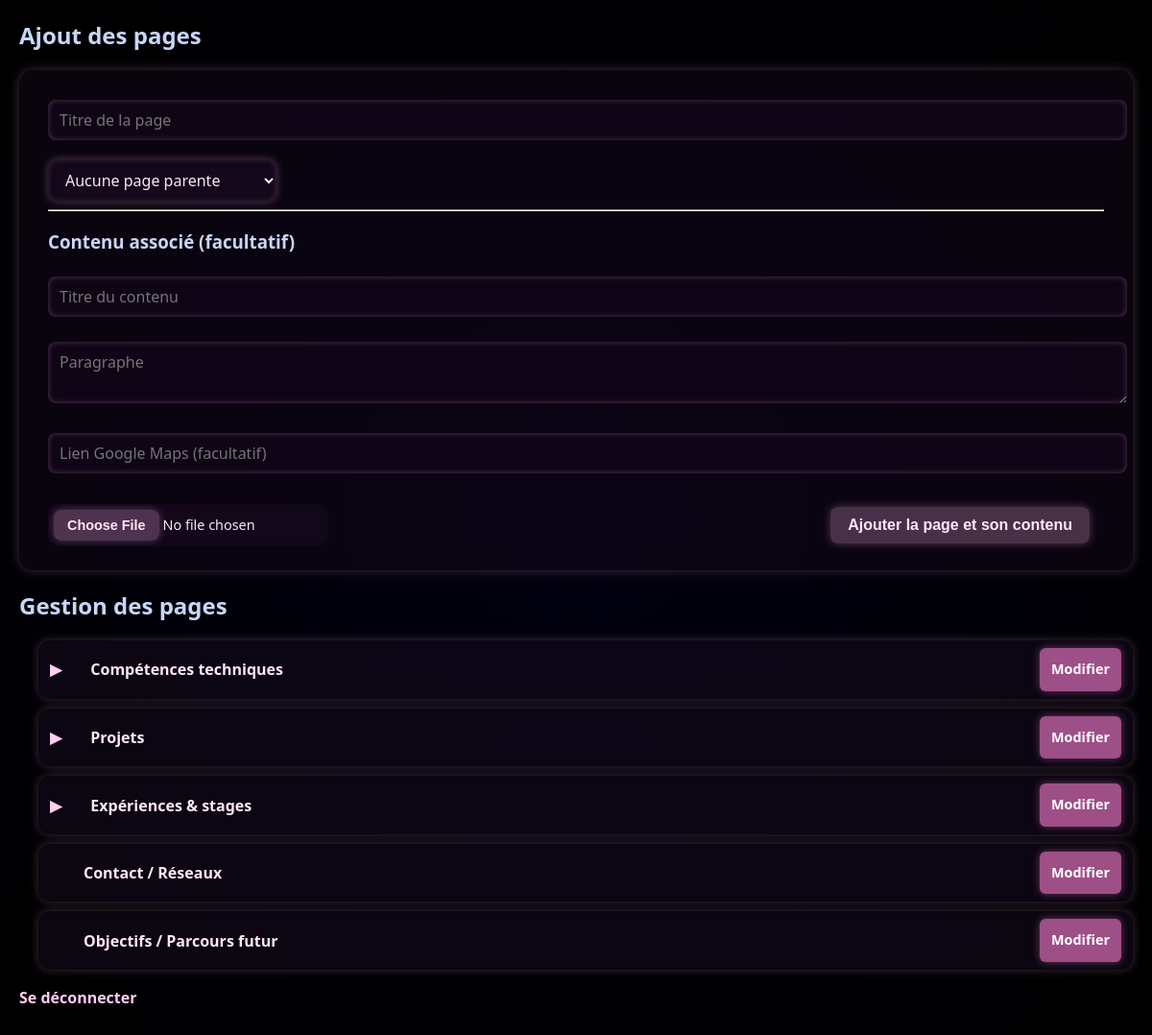
Page /backoffice.php (signed in) on the committed database.
### tables this page shows
CREATE TABLE pages (
    id INTEGER PRIMARY KEY AUTOINCREMENT,
    titre VARCHAR(255) NOT NULL,
    id_parent INTEGER, order_page_parent INTEGER, order_page_enfant INTEGER,
    FOREIGN KEY (id_parent) REFERENCES pages(id)
);

### model/BDD.php (called while the page is built, shortened)
<?php
class BDD
{
    private static ?PDO $instance = null;
    private static string $cheminDeLaBDD = '../data/db-cosmodrome.db';
    private static function getConnection(): PDO
    {
        if (self::$instance === null) {
            try {
                self::$instance = new PDO('sqlite:' . self::$cheminDeLaBDD);
                self::$instance->setAttribute(PDO::ATTR_ERRMODE, PDO::ERRMODE_EXCEPTION);
                self::$instance->setAttribute(PDO::ATTR_DEFAULT_FETCH_MODE, PDO::FETCH_ASSOC);
            } catch (PDOException $e) {
                throw new Exception("Erreur de connexion à la BDD : " . $e->getMessage());
            }
        }
        return self::$instance;
    }
    public static function getPagesHierarchy(): array
    {
        $db = self::getConnection();
        $pages = [];
        $sql = "SELECT * FROM pages ORDER BY order_page_parent ASC, order_page_enfant ASC";
        foreach ($db->query($sql) as $res) {
            $page = new \Page();
            $page->setId($res['id']);
            $page->setTitre($res['titre']);
            $page->setIdParent($res['id_parent']);
            $page->setOrderPageParent($res['order_page_parent'] ?? 0);
            $page->setOrderPageEnfant($res['order_page_enfant'] ?? 0);
            $pages[] = $page;
        }
        return $pages;
    }
    public static function buildHierarchy(array $pages, $parentId = null): array
    {
        $hierarchy = [];
        foreach ($pages as $page) {
            if ($page->getIdParent() == $parentId) {
                $children = self::buildHierarchy($pages, $page->getId());
                usort($children, fn($a, $b) => $a->getOrderPageEnfant() <=> $b->getOrderPageEnfant());
                if (!empty($children)) {
                    $page->setChildren($children);
                }
                $hierarchy[] = $page;
            }
        }
        return $hierarchy;
    }
    public static function getParentPages(): array
    {
        $db = self::getConnection();
        $sql = "SELECT * FROM pages WHERE id_parent IS NULL OR id_parent = 0 ORDER BY order_page_parent ASC";
        $stmt = $db->query($sql);
        $parents = [];
        foreach ($stmt as $res) {
            $page = new \Page();
            $page->setId($res['id']);
            $page->setTitre($res['titre']);
            $page->setIdParent($res['id_parent']);
            $page->setOrderPageParent($res['order_page_parent'] ?? 0);
            $page->setOrderPageEnfant($res['order_page_enfant'] ?? 0);
            $parents[] = $page;
        }
        return $parents;
    }
} ?>

### model/Classes.php (called while the page is built, shortened)
<?php
class Page
{
    private $id;
    private $titre;
    private $idParent;
    private $children = array();
    private $orderPageEnfant;
    public function getId()
    {
        return $this->id;
    }
    public function setId($id)
    {
        $this->id = $id;
    }
    public function getTitre()
    {
        return $this->titre;
    }
    public function setTitre($titre)
    {
        $this->titre = $titre;
    }
    public function getIdParent()
    {
        return $this->idParent;
    }
    public function setIdParent($idParent)
    {
        $this->idParent = $idParent;
    }
    public function setChildren(array $children)
    {
        $this->children = $children;
    }
    public function getChildren()
    {
        return $this->children;
    }
    public function getOrderPageEnfant()
    {
        return $this->orderPageEnfant;
    }
    public function setOrderPageEnfant($order)
    {
        $this->orderPageEnfant = $order;
    }
}
?>

### www/backoffice.php (the view, shortened to what this page needs)
<?php ini_set('session.gc_maxlifetime', 300);
require_once '../model/BDD.php';
require_once '../model/Classes.php';
$parentPages = BDD::getParentPages();
$pages = BDD::getPagesHierarchy();
$hierarchy = BDD::buildHierarchy($pages);
function afficherPagesAvecBoutons(array $pages): string
{
    $html = '';
    foreach ($pages as $page) {
        $hasChildren = !empty($page->getChildren());
        $html .= '<div class="menu-item">';
        if ($hasChildren) {
            $html .= '<span class="toggle-button">▶</span>';
        } else {
            $html .= '<span style="display:inline-block; width: 15px;"></span>';
        }
        $html .= '<span class="page-title">' . htmlspecialchars($page->getTitre()) . '</span>';
        $html .= ' <a href="modifier.php?id=' . $page->getId() . '" class="btn-modifier">Modifier</a>';
        if ($page->getIdParent() !== null) {
            $html .= ' <a href="supprimer.php?id=' . $page->getId() . '" class="btn-supprimer" onclick="return confirm(\'Êtes-vous sûr de vouloir supprimer cette page ?\');">Supprimer</a>';
        }
        if ($hasChildren) {
            $html .= '<div class="children">';
            $html .= afficherPagesAvecBoutons($page->getChildren());
            $html .= '</div>';
        }
        $html .= '</div>';
    }
    return $html;
}
?>
<!DOCTYPE html>
<html lang="fr">
<head>
    <link rel="stylesheet" href="css/admin.css">
</head>
<body> <video id="background-video" autoplay loop muted>
        <source src="video/arbre.mp4" type="video/mp4">
    </video>
    <h2>Ajout des pages</h2>
    <form action="ajouter_page.php" method="post" enctype="multipart/form-data"> <input type="text" name="titre"
            placeholder="Titre de la page" required> <select name="parent_id">
            <option value="">Aucune page parente</option> <?php foreach ($parentPages as $page): ?>
                <option value="<?= $page->getId() ?>"><?= htmlspecialchars($page->getTitre()) ?></option>
            <?php endforeach; ?>
        </select>
        <hr>
        <h3>Contenu associé (facultatif)</h3> <input type="text" name="contenu_titre" placeholder="Titre du contenu">
        <textarea name="contenu_paragraphe" placeholder="Paragraphe"></textarea> <input type="text" name="map_url"
            placeholder="Lien Google Maps (facultatif)">
        <div class="form-buttons"> <input type="file" name="image" accept="image/*"> <input type="submit"
                value="Ajouter la page et son contenu"> </div>
    </form>
    <div class="left-panel">
        <h2>Gestion des pages</h2> <?= afficherPagesAvecBoutons($hierarchy) ?>
    </div>
    <div class="right-panel"> </div> <a href="logout.php">Se déconnecter</a>
</body>
</html>

### www/css/admin.css (style rules this page uses)
body { background: radial-gradient(ellipse at center, #000010 0%, #000000 100%); color: #c8d6f7; font-family: 'Segoe UI', Tahoma, Geneva, Verdana, sans-serif; margin: 20px; }
body::before { content: ""; position: fixed; top: 0; left: 0; right: 0; bottom: 0; opacity: 0.2; pointer-events: none; z-index: -1; }
#background-video { position: fixed; top: 50%; left: 50%; width: 110%; height: 110%; object-fit: cover; transform: translate(-50%, -50%); z-index: -2; filter: blur(3px); }
.menu-item { margin-left: 20px; margin-bottom: 10px; padding: 8px 12px; background: rgba(25, 15, 35, 0.45); backdrop-filter: blur(10px); border-radius: 12px; box-shadow: 0 0 10px rgba(255, 179, 236, 0.25); display: flex; align-items: center; justify-content: space-between; gap: 20px; }
.toggle-button { cursor: pointer; margin-right: 10px; color: #ffccf2; font-weight: bold; user-select: none; transition: transform 0.3s ease; }
.page-title { flex-grow: 1; font-weight: bold; color: #ffe6f7; user-select: text; cursor: default; }
.btn-modifier, .btn-supprimer { text-decoration: none; padding: 5px 12px; border-radius: 6px; font-size: 0.9em; margin-left: 10px; user-select: none; transition: all 0.3s ease; color: #fff; }
.btn-modifier { background-color: rgba(255, 128, 213, 0.6); box-shadow: 0 0 8px rgba(255, 128, 213, 0.4); }
form { background: rgba(25, 10, 30, 0.4); backdrop-filter: blur(12px); padding: 25px 30px; border-radius: 15px; max-width: 100%; box-shadow: 0 0 12px rgba(255, 179, 236, 0.25); }
input[type="text"], textarea { width: 100%; padding: 10px 12px; margin-top: 6px; margin-bottom: 20px; border-radius: 8px; border: none; background: rgba(15, 5, 25, 0.5); backdrop-filter: blur(4px); color: #ffe6f7; font-size: 1em; box-shadow: inset 0 0 6px rgba(255, 179, 236, 0.3); resize: vertical; font-family: 'Segoe UI', Tahoma, Geneva, Verdana, sans-serif; }
button[type="submit"], input[type="submit"] { background: rgba(255, 128, 213, 0.6); color: white; border: none; padding: 12px 28px; border-radius: 10px; font-weight: bold; cursor: pointer; box-shadow: 0 0 10px rgba(255, 128, 213, 0.4); transition: all 0.3s ease; margin-right: 15px; font-size: 1em; }
a { color: #ffccf2; text-decoration: none; font-weight: bold; line-height: 2.4em; }
select[name="parent_id"] { min-width: 220px; max-width: 350px; padding: 10px 14px; border: none; border-radius: 10px; background: rgba(25, 10, 35, 0.5); backdrop-filter: blur(6px); color: #ffe6f7; font-size: 1em; font-family: 'Segoe UI', Tahoma, Geneva, Verdana, sans-serif; box-shadow: 0 0 8px rgba(255, 179, 236, 0.3), inset 0 0 6px rgba(255, 179, 236, 0.2); cursor: pointer; transition: all 0.3s ease; display: inline-block; }
select[name="parent_id"] option { background: #1a0f2a; color: #ffe6f7; padding: 10px; }
select[name="parent_id"] option[value=""] { color: #bbb; font-style: italic; }
input[type="file"] { color: #ffe6f7; font-size: 0.9em; font-family: 'Segoe UI', Tahoma, Geneva, Verdana, sans-serif; cursor: pointer; background: rgba(25, 10, 35, 0.4); border-radius: 10px; padding: 6px; border: none; backdrop-filter: blur(6px); max-width: 300px; }
input[type="submit"] { background: rgba(255, 179, 236, 0.25); border: none; border-radius: 8px; padding: 10px 18px; color: #ffe6f7; font-weight: bold; font-size: 1em; cursor: pointer; box-shadow: 0 0 10px rgba(255, 179, 236, 0.3); transition: all 0.3s ease; margin-left: auto; }
.form-buttons { display: flex; align-items: center; gap: 15px; margin-top: 12px; }

### rows in the picture
pages: titre "Compétences techniques"
pages: titre "Projets"
pages: titre "Expériences & stages"
pages: titre "Contact / Réseaux"
pages: titre "Objectifs / Parcours futur"
